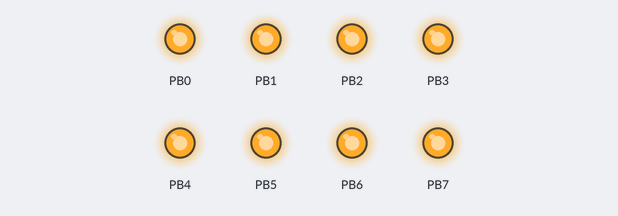
This program was run on a simulated ATmega168, built with avr-gcc and emulated at 16 MHz. Shown: output pins drawn as LEDs (lit = HIGH).

Above: at 1.0 s.
At 5.5 s:
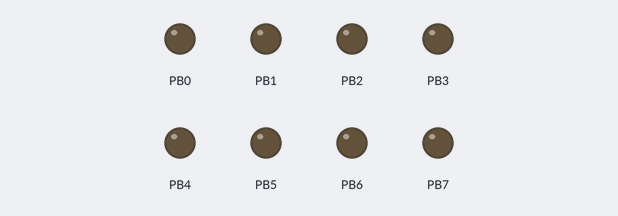
Timing chart, 0 to 6.9 s (numbered marks = the images above):
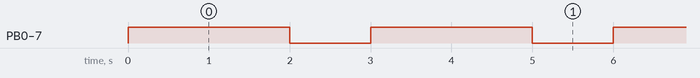

The program:

main.c
```c
/*
 ********************* Opgave 6 ******************************
 * GennegåendeOpgaveLosning
 * Created: 26-04-21 15:07:40
 * Author : lkri
 * Created for Atmega168 Datasheet: http://ww1.microchip.com/downloads/en/DeviceDoc/Atmel-9365-Automotive-Microcontrollers-ATmega88-ATmega168_Datasheet.pdf
 * May be copied and used with source reference.
 */
#ifndef F_CPU
#define F_CPU 16000000UL // 16 MHz clock speed
#endif

#include <avr/io.h>
#include <util/delay.h>

int main(void)
{
	DDRB = 0xFF; // Sets up DDR
    while (1)
    {
		PORTB = 0xFF; // Turns on PORTB
		_delay_ms(2000);
		PORTB = 0x00; // Turns on PORTB
		_delay_ms(1000);
    }
}
```

Measured:
- by itself, PB0–7: alternates HIGH for 2.0 s and LOW for 1.0 s
